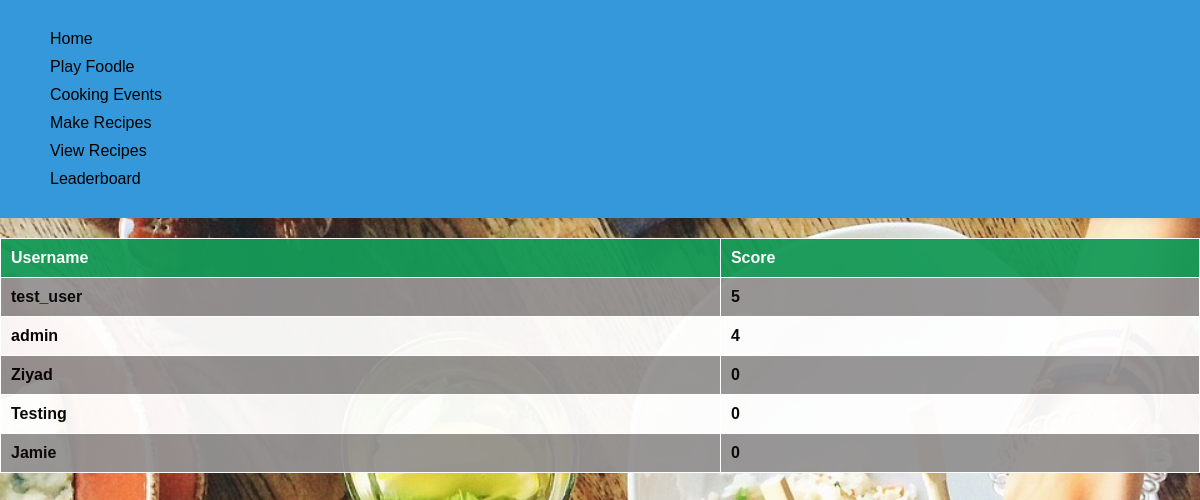
Page /foodle/leaderboard/ (signed in) on the earlier database version.
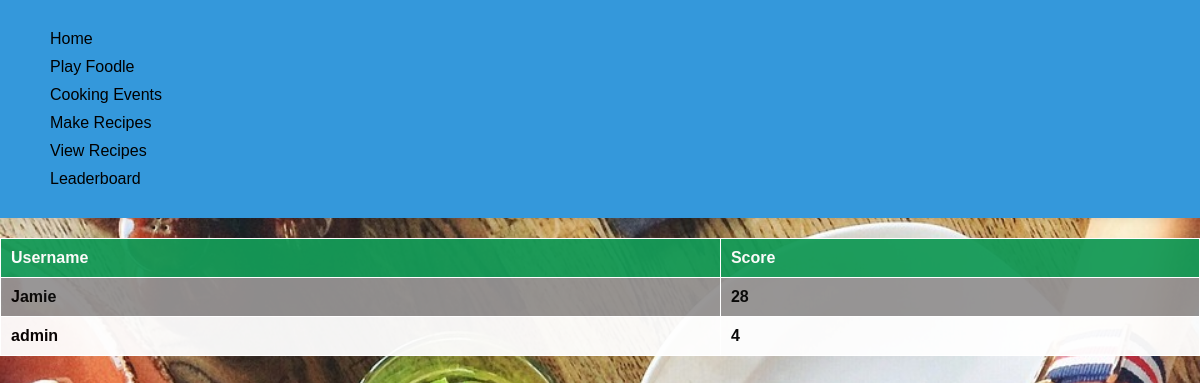
Same page on the later database version.
### users/models.py (models this page shows, shortened)
class UserProfile(models.Model):
    user = models.OneToOneField(User, on_delete = models.CASCADE)
    foodle_score = models.IntegerField(default=0)
    def get_env_score(self):
        score = 0
        if (self.user.groups.count() == 0 ):
            return 0
        else:
            for event in MealEvent.objects.filter(group = self.user.groups.first()):
                score += event.score
        return score
    env_score = property(get_env_score)

### foodle/models.py (models this page shows)
class MealEvent(models.Model):
    Meal_Event_id = models.AutoField(primary_key=True)
    user = models.ForeignKey(User, on_delete=models.CASCADE)
    group = models.ForeignKey(Group, on_delete=models.CASCADE)
    date_time = models.DateTimeField()
    recipe = models.ForeignKey(Recipe, on_delete=models.CASCADE)
    score = models.PositiveBigIntegerField(default = 0)

### foodle/views.py (the view)
# urls.py: path("leaderboard/", views.leaderboard, name="leaderboard"),
@login_required
def leaderboard(request):
    profiles = list(UserProfile.objects.all())
    profiles.sort(
        reverse=True, key=lambda profile: profile.foodle_score + profile.env_score
    )
    context = {"top_100_profiles": profiles[:100]}
    return render(request, "foodle/leaderboard.html", context)

### foodle/templates/foodle/leaderboard.html (shortened to what this page needs)
{% extends 'foodle/index.html' %}
{% block content %}
{% load static %}
<link rel="stylesheet" href="{% static '/css/general.css' %}">
{% if top_100_profiles %}
    <table>
        <tr>
            <th>Username</th>
            <th>Score</th>
        </tr>
        {% for profile in top_100_profiles %}
        <tr>
            <td>{{ profile.user.username }}</td>
            <td>{{ profile.foodle_score|add:profile.env_score }}</td>
        </tr>
        {% endfor %}
    </table>
{% else %}
    <p>No users currently available</p>
{% endif %}
{% endblock content %}

### foodle/templates/foodle/index.html (shortened to what this page needs)
<!DOCTYPE html>
<html lang="en">
<head>
</head>
<body>
    <nav>
        <div>
            <div style="text-align: left;">
                <a href="{% url 'foodle:home' %}">Home</a>
                <a href="{% url 'foodle:play' %}">Play Foodle</a>
                <a href="{% url 'foodle:events' %}">Cooking Events</a>
                <a href="{% url 'recipes:create_recipe' %}">Make Recipes</a>
                <a href="{% url 'recipes:view_all_recipes' %}">View Recipes</a>
                <a href="{% url 'foodle:leaderboard' %}">Leaderboard</a>
            </div>
        </div>
    </nav>
    {% block content %}
    {% endblock content %}
</body>
</html>

### users/static/css/general.css (style rules this page uses)
body { background-image: url("./backgrounds/background1.jpg"); background-size: cover; height: 100vh; }

### foodle/templates/foodle/index.html (style rules this page uses)
body { font-family: Arial, sans-serif; background-color: #f2f2f2; margin: 0; padding: 0; box-sizing: border-box; }
nav { background-color: #3498db; padding: 10px; box-shadow: 0 0 10px rgba(0, 0, 0, 0.1); }
nav a { text-decoration: none; color: #fff; margin-right: 10px; }
div { margin: 20px; }
div a { text-decoration: none; color: black; display: block; margin-bottom: 10px; }

### foodle/templates/foodle/leaderboard.html (style rules this page uses)
body { font-family: Arial, sans-serif; background-color: #f2f2f2; margin: 0; padding: 0; box-sizing: border-box; }
table { width: 100%; border-collapse: collapse; margin-top: 20px; }
th, td { border: 1px solid #ffffff; opacity: 1; padding: 10px; text-align: left; }
th { background-color: #149a57; color: #fff; }
tr:nth-child(odd) { background-color: #ffffff; opacity: 0.95; font-weight: bold; }
tr:nth-child(even) { background-color: #949292; opacity: 0.95; font-weight: bold; }

Differences in the rows shown:
removed UserProfile: user.username "test_user", foodle_score|add "5"
removed UserProfile: user.username "Ziyad", foodle_score|add "0"
removed UserProfile: user.username "Testing", foodle_score|add "0"
changed UserProfile "Jamie": foodle_score|add "0" → "28"; moves up the list
